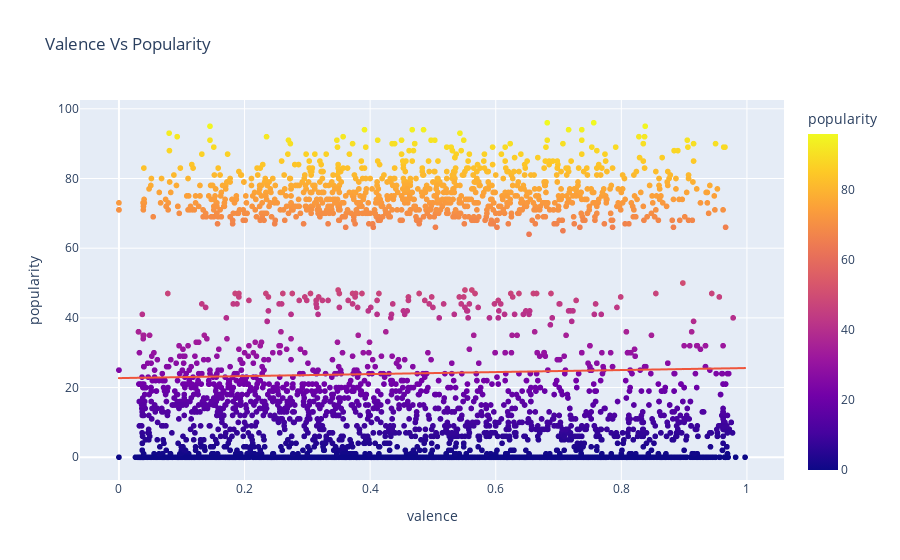

Notebook source saved alongside this figure:
### Code cell
df = px.data.tips()
valence = px.scatter(year, x="valence", y="popularity", color= "popularity", trendline="ols", title="Valence Vs Popularity")
valence.show()

### Figure 1 — Plotly figure (JSON) as saved in the notebook; plotly's stock layout.template omitted (floating-point values rounded to 4 significant figures; data arrays with more than 128 entries replaced by an {"elided": "..."} marker saying what was removed)
{"data": [{"hovertemplate": "valence=%{x}<br>popularity=%{marker.color}<extra></extra>", "legendgroup": "", "marker": {"color": {"elided": "4294 int values"}, "coloraxis": "coloraxis", "symbol": "circle"}, "mode": "markers", "name": "", "showlegend": false, "type": "scattergl", "x": {"elided": "4294 float values"}, "xaxis": "x", "y": {"elided": "4294 int values"}, "yaxis": "y"}, {"hovertemplate": "<b>OLS trendline</b><br>popularity = 2.89548 * valence + 22.7096<br>R<sup>2</sup>=0.000608<br><br>valence=%{x}<br>popularity=%{y} <b>(trend)</b><extra></extra>", "legendgroup": "", "marker": {"symbol": "circle"}, "mode": "lines", "name": "", "showlegend": false, "type": "scattergl", "x": {"elided": "4294 float values"}, "xaxis": "x", "y": {"elided": "4294 float values"}, "yaxis": "y"}], "layout": {"coloraxis": {"colorbar": {"title": {"text": "popularity"}}, "colorscale": [[0, "#0d0887"], [0.1111, "#46039f"], [0.2222, "#7201a8"], [0.3333, "#9c179e"], [0.4444, "#bd3786"], [0.5556, "#d8576b"], [0.6667, "#ed7953"], [0.7778, "#fb9f3a"], [0.8889, "#fdca26"], [1, "#f0f921"]]}, "legend": {"tracegroupgap": 0}, "title": {"text": "Valence Vs Popularity"}, "xaxis": {"anchor": "y", "domain": [0, 1], "title": {"text": "valence"}}, "yaxis": {"anchor": "x", "domain": [0, 1], "title": {"text": "popularity"}}}}
